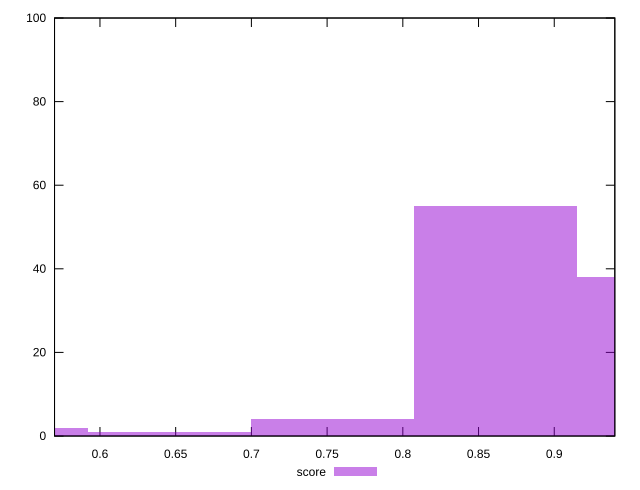

Recreate this plot in gnuplot.
reset

$score <<EOF
0.5382285568073335 2
0.8611656908917336 55
0.9688114022532003 38
0.7535199795302668 4
0.6458742681688001 1
EOF

set key outside below
set boxwidth 0.1076457113614667
set xrange [0.57:0.94]
set yrange [0:100]
set trange [0:100]
set style fill transparent solid 0.5 noborder
set terminal svg size 640, 490 enhanced background rgb 'white'
set output "report_00014_2021-02-09T15:56:05.503Z/first-meaningful-paint/samples/pages+cached+noadtech/score/histogram.svg"

plot $score title "score" with boxes

reset
